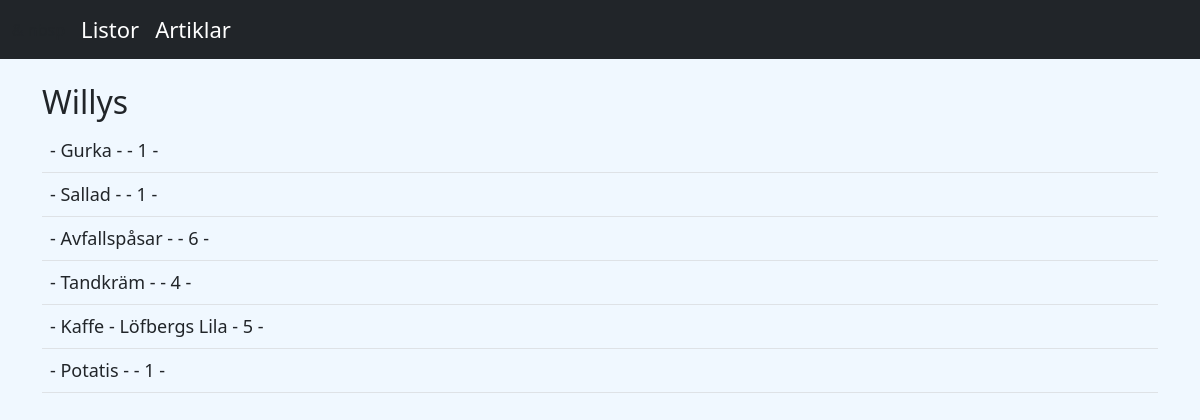
Screenshot of /posts/5/Willys with the database file from the repository.
### app.py (models this page shows, shortened)
class Postss(db.Model):
    id = db.Column(db.Integer, primary_key=True)
    name = db.Column(db.String(100), nullable=False)
    info = db.Column(db.String(50), nullable=False)
    category = db.Column(db.String(20), nullable=False)
    date_added = db.Column(db.DateTime, nullable=False, default=datetime.utcnow)
    done = db.Column(db.Boolean, default=False)
    poster_id = db.Column(db.Integer, db.ForeignKey('lists.id'))

### app.py (the view)
@app.route('/posts/<int:id>/<name>')
def posts(id,name):
    print(name)
    posts = db.session.query(Postss, Postss.name, Postss.info, Postss.category).join(Lists).filter(id == Postss.poster_id).all()
    for post in posts:
     return render_template('post.html', posts=posts, name=name)

### templates/post.html
{% extends "base.html" %}
{% block content %}
<table  class = "table table-borderd table-hover th-sm">
<h2>
    {{ name }}
</h2>
    <tbody>
    {% for post in posts %}
    <tr>
        <td>{{ post.id }} - {{ post.name }} - {{ post.info }} - {{ post.category}} - {{ post.poster_id}}
    </tr>
    </tbody>
    {% endfor %}
</table>
{% endblock %}

### static/css/style.css (style rules this page uses)
body { background: #F0F8FF; }
tbody { font-size: 18px; }

### rows the page displays
Postss: name "Gurka", category "1"
Postss: name "Sallad", category "1"
Postss: name "Avfallspåsar", category "6"
Postss: name "Tandkräm", category "4"
Postss: name "Kaffe", info "Löfbergs Lila", category "5"
Postss: name "Potatis", category "1"

### other values shown
{{ name }} "Willys"
